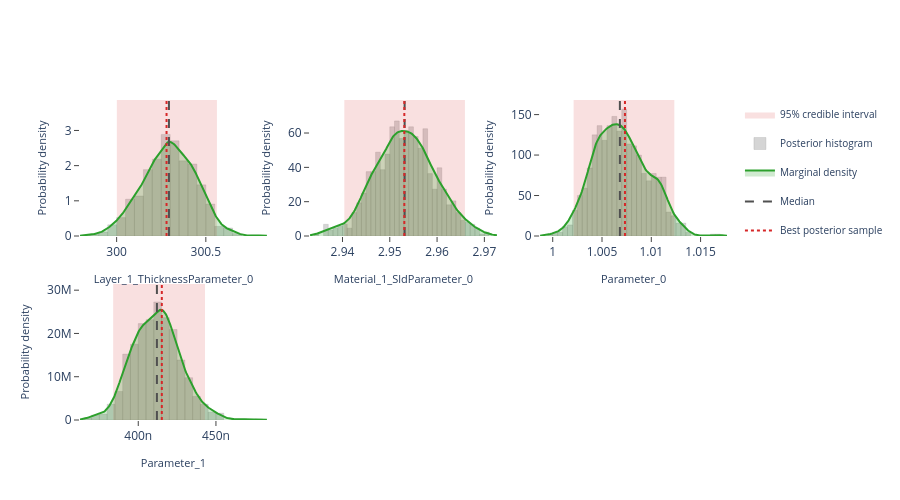

The notebook cell saved with this chart:
### Markdown cell above
## Interactive posterior plots

The next three cells render the same Plotly figures that are shown on the
Bayesian Posterior tab of the EasyReflectometryApp:

* **Marginals** — per-parameter distribution: histogram + smooth KDE marginal,
  shaded 95% credible interval, and median / best-sample lines
  (`plot_distribution` or `posterior.distribution()`)
* **Corner plot** — pairwise marginals + 2-D contours + scatter (`plot_corner`)
* **Traces** — per-chain trace + marginal histogram (`plot_trace`)

The standalone helpers are called with ``return_figure=True`` so they return a
Plotly ``Figure`` that we render in the notebook with ``fig.show()``; the
``PosteriorResults`` methods return the figure directly.

### Code cell
# ---- Marginal posterior distributions ---------------------------------------
# One panel per free parameter, each overlaying the posterior histogram, a
# smooth Gaussian-KDE marginal, the shaded 95% credible interval, and the
# median / best-sample reference lines.  Mirrors the "Marginals" sub-tab in
# the EasyReflectometryApp.

# The PosteriorResults method passes ``logp`` through automatically so the
# best posterior sample (MAP) line is drawn:
fig = posterior.distribution()
fig.show()

# Standalone equivalent (pass ``logp`` to get the best-sample line):
# fig = plot_distribution(
#     posterior.draws,
#     posterior.param_names,
#     logp=posterior.logp,
#     return_figure=True,
# )
# fig.show()

### Figure 1 — Plotly figure (JSON) as saved in the notebook; plotly's stock layout.template omitted (floating-point values rounded to 4 significant figures; data arrays with more than 128 entries replaced by an {"elided": "..."} marker saying what was removed)
{"data": [{"fill": "toself", "fillcolor": "rgba(214, 39, 40, 0.14)", "hoverinfo": "skip", "legendgroup": "95% credible interval", "line": {"color": "rgba(214, 39, 40, 0.14)", "width": 0}, "mode": "lines", "name": "95% credible interval", "showlegend": true, "type": "scatter", "x": [300.0, 300.6, 300.6, 300.0, 300.0], "xaxis": "x", "y": [0.0, 0.0, 3.866, 3.866, 0.0], "yaxis": "y"}, {"histnorm": "probability density", "hovertemplate": "sample=%{x:.4f}<br>density: %{y:.2f}<extra></extra>", "legendgroup": "histogram", "marker": {"color": "rgba(120, 120, 120, 0.38)", "line": {"color": "rgba(120, 120, 120, 0.24)", "width": 1}}, "name": "Posterior histogram", "nbinsx": 40, "opacity": 0.82, "showlegend": true, "type": "histogram", "x": {"elided": "880 float values"}, "xaxis": "x", "yaxis": "y"}, {"fill": "tozeroy", "fillcolor": "rgba(44, 160, 44, 0.22)", "hovertemplate": "Layer_1_ThicknessParameter_0: %{x:.4f}<br>density: %{y:.4f}<extra></extra>", "legendgroup": "marginal", "line": {"color": "rgb(44, 160, 44)", "width": 2}, "mode": "lines", "name": "Marginal density", "showlegend": true, "type": "scatter", "x": {"elided": "256 float values"}, "xaxis": "x", "y": {"elided": "256 float values"}, "yaxis": "y"}, {"hovertemplate": "Median: %{x:.4f}<extra></extra>", "legendgroup": "Median", "line": {"color": "rgb(80, 80, 80)", "dash": "dash", "width": 2}, "mode": "lines", "name": "Median", "showlegend": true, "type": "scatter", "x": [300.3, 300.3], "xaxis": "x", "y": [0.0, 3.866], "yaxis": "y"}, {"hovertemplate": "Best posterior sample: %{x:.4f}<extra></extra>", "legendgroup": "Best posterior sample", "line": {"color": "rgb(214, 39, 40)", "dash": "dot", "width": 2}, "mode": "lines", "name": "Best posterior sample", "showlegend": true, "type": "scatter", "x": [300.3, 300.3], "xaxis": "x", "y": [0.0, 3.866], "yaxis": "y"}, {"fill": "toself", "fillcolor": "rgba(214, 39, 40, 0.14)", "hoverinfo": "skip", "legendgroup": "95% credible interval", "line": {"color": "rgba(214, 39, 40, 0.14)", "width": 0}, "mode": "lines", "name": "95% credible interval", "showlegend": false, "type": "scatter", "x": [2.94, 2.966, 2.966, 2.94, 2.94], "xaxis": "x2", "y": [0.0, 0.0, 79.25, 79.25, 0.0], "yaxis": "y2"}, {"histnorm": "probability density", "hovertemplate": "sample=%{x:.4f}<br>density: %{y:.2f}<extra></extra>", "legendgroup": "histogram", "marker": {"color": "rgba(120, 120, 120, 0.38)", "line": {"color": "rgba(120, 120, 120, 0.24)", "width": 1}}, "name": "Posterior histogram", "nbinsx": 40, "opacity": 0.82, "showlegend": false, "type": "histogram", "x": {"elided": "880 float values"}, "xaxis": "x2", "yaxis": "y2"}, {"fill": "tozeroy", "fillcolor": "rgba(44, 160, 44, 0.22)", "hovertemplate": "Material_1_SldParameter_0: %{x:.4f}<br>density: %{y:.4f}<extra></extra>", "legendgroup": "marginal", "line": {"color": "rgb(44, 160, 44)", "width": 2}, "mode": "lines", "name": "Marginal density", "showlegend": false, "type": "scatter", "x": {"elided": "256 float values"}, "xaxis": "x2", "y": {"elided": "256 float values"}, "yaxis": "y2"}, {"hovertemplate": "Median: %{x:.4f}<extra></extra>", "legendgroup": "Median", "line": {"color": "rgb(80, 80, 80)", "dash": "dash", "width": 2}, "mode": "lines", "name": "Median", "showlegend": false, "type": "scatter", "x": [2.953, 2.953], "xaxis": "x2", "y": [0.0, 79.25], "yaxis": "y2"}, {"hovertemplate": "Best posterior sample: %{x:.4f}<extra></extra>", "legendgroup": "Best posterior sample", "line": {"color": "rgb(214, 39, 40)", "dash": "dot", "width": 2}, "mode": "lines", "name": "Best posterior sample", "showlegend": false, "type": "scatter", "x": [2.953, 2.953], "xaxis": "x2", "y": [0.0, 79.25], "yaxis": "y2"}, {"fill": "toself", "fillcolor": "rgba(214, 39, 40, 0.14)", "hoverinfo": "skip", "legendgroup": "95% credible interval", "line": {"color": "rgba(214, 39, 40, 0.14)", "width": 0}, "mode": "lines", "name": "95% credible interval", "showlegend": false, "type": "scatter", "x": [1.002, 1.012, 1.012, 1.002, 1.002], "xaxis": "x3", "y": [0.0, 0.0, 168.0, 168.0, 0.0], "yaxis": "y3"}, {"histnorm": "probability density", "hovertemplate": "sample=%{x:.4f}<br>density: %{y:.2f}<extra></extra>", "legendgroup": "histogram", "marker": {"color": "rgba(120, 120, 120, 0.38)", "line": {"color": "rgba(120, 120, 120, 0.24)", "width": 1}}, "name": "Posterior histogram", "nbinsx": 40, "opacity": 0.82, "showlegend": false, "type": "histogram", "x": {"elided": "880 float values"}, "xaxis": "x3", "yaxis": "y3"}, {"fill": "tozeroy", "fillcolor": "rgba(44, 160, 44, 0.22)", "hovertemplate": "Parameter_0: %{x:.4f}<br>density: %{y:.4f}<extra></extra>", "legendgroup": "marginal", "line": {"color": "rgb(44, 160, 44)", "width": 2}, "mode": "lines", "name": "Marginal density", "showlegend": false, "type": "scatter", "x": {"elided": "256 float values"}, "xaxis": "x3", "y": {"elided": "256 float values"}, "yaxis": "y3"}, {"hovertemplate": "Median: %{x:.4f}<extra></extra>", "legendgroup": "Median", "line": {"color": "rgb(80, 80, 80)", "dash": "dash", "width": 2}, "mode": "lines", "name": "Median", "showlegend": false, "type": "scatter", "x": [1.007, 1.007], "xaxis": "x3", "y": [0.0, 168.0], "yaxis": "y3"}, {"hovertemplate": "Best posterior sample: %{x:.4f}<extra></extra>", "legendgroup": "Best posterior sample", "line": {"color": "rgb(214, 39, 40)", "dash": "dot", "width": 2}, "mode": "lines", "name": "Best posterior sample", "showlegend": false, "type": "scatter", "x": [1.007, 1.007], "xaxis": "x3", "y": [0.0, 168.0], "yaxis": "y3"}, {"fill": "toself", "fillcolor": "rgba(214, 39, 40, 0.14)", "hoverinfo": "skip", "legendgroup": "95% credible interval", "line": {"color": "rgba(214, 39, 40, 0.14)", "width": 0}, "mode": "lines", "name": "95% credible interval", "showlegend": false, "type": "scatter", "x": [3.839e-07, 4.43e-07, 4.43e-07, 3.839e-07, 3.839e-07], "xaxis": "x4", "y": [0.0, 0.0, 31430000.0, 31430000.0, 0.0], "yaxis": "y4"}, {"histnorm": "probability density", "hovertemplate": "sample=%{x:.4f}<br>density: %{y:.2f}<extra></extra>", "legendgroup": "histogram", "marker": {"color": "rgba(120, 120, 120, 0.38)", "line": {"color": "rgba(120, 120, 120, 0.24)", "width": 1}}, "name": "Posterior histogram", "nbinsx": 40, "opacity": 0.82, "showlegend": false, "type": "histogram", "x": {"elided": "880 float values"}, "xaxis": "x4", "yaxis": "y4"}, {"fill": "tozeroy", "fillcolor": "rgba(44, 160, 44, 0.22)", "hovertemplate": "Parameter_1: %{x:.4f}<br>density: %{y:.4f}<extra></extra>", "legendgroup": "marginal", "line": {"color": "rgb(44, 160, 44)", "width": 2}, "mode": "lines", "name": "Marginal density", "showlegend": false, "type": "scatter", "x": {"elided": "256 float values"}, "xaxis": "x4", "y": {"elided": "256 float values"}, "yaxis": "y4"}, {"hovertemplate": "Median: %{x:.4f}<extra></extra>", "legendgroup": "Median", "line": {"color": "rgb(80, 80, 80)", "dash": "dash", "width": 2}, "mode": "lines", "name": "Median", "showlegend": false, "type": "scatter", "x": [4.12e-07, 4.12e-07], "xaxis": "x4", "y": [0.0, 31430000.0], "yaxis": "y4"}, {"hovertemplate": "Best posterior sample: %{x:.4f}<extra></extra>", "legendgroup": "Best posterior sample", "line": {"color": "rgb(214, 39, 40)", "dash": "dot", "width": 2}, "mode": "lines", "name": "Best posterior sample", "showlegend": false, "type": "scatter", "x": [4.152e-07, 4.152e-07], "xaxis": "x4", "y": [0.0, 31430000.0], "yaxis": "y4"}], "layout": {"barmode": "overlay", "height": 500, "legend": {"font": {"size": 10}}, "plot_bgcolor": "white", "showlegend": true, "xaxis": {"anchor": "y", "domain": [0.0, 0.2889], "range": [299.8, 300.8], "showgrid": false, "ticks": "outside", "title": {"font": {"size": 11}, "text": "Layer_1_ThicknessParameter_0"}, "zeroline": false}, "xaxis2": {"anchor": "y2", "domain": [0.3556, 0.6444], "range": [2.933, 2.973], "showgrid": false, "ticks": "outside", "title": {"font": {"size": 11}, "text": "Material_1_SldParameter_0"}, "zeroline": false}, "xaxis3": {"anchor": "y3", "domain": [0.7111, 1.0], "range": [0.9987, 1.018], "showgrid": false, "ticks": "outside", "title": {"font": {"size": 11}, "text": "Parameter_0"}, "zeroline": false}, "xaxis4": {"anchor": "y4", "domain": [0.0, 0.2889], "range": [3.625e-07, 4.828e-07], "showgrid": false, "ticks": "outside", "title": {"font": {"size": 11}, "text": "Parameter_1"}, "zeroline": false}, "xaxis5": {"anchor": "y5", "domain": [0.3556, 0.6444], "showgrid": false, "ticks": "outside", "zeroline": false}, "xaxis6": {"anchor": "y6", "domain": [0.7111, 1.0], "showgrid": false, "ticks": "outside", "zeroline": false}, "yaxis": {"anchor": "x", "domain": [0.575, 1.0], "range": [0.0, 3.866], "showgrid": false, "ticks": "outside", "title": {"font": {"size": 11}, "text": "Probability density"}, "zeroline": false}, "yaxis2": {"anchor": "x2", "domain": [0.575, 1.0], "range": [0.0, 79.25], "showgrid": false, "ticks": "outside", "title": {"font": {"size": 11}, "text": "Probability density"}, "zeroline": false}, "yaxis3": {"anchor": "x3", "domain": [0.575, 1.0], "range": [0.0, 168.0], "showgrid": false, "ticks": "outside", "title": {"font": {"size": 11}, "text": "Probability density"}, "zeroline": false}, "yaxis4": {"anchor": "x4", "domain": [0.0, 0.425], "range": [0.0, 31430000.0], "showgrid": false, "ticks": "outside", "title": {"font": {"size": 11}, "text": "Probability density"}, "zeroline": false}, "yaxis5": {"anchor": "x5", "domain": [0.0, 0.425], "showgrid": false, "ticks": "outside", "zeroline": false}, "yaxis6": {"anchor": "x6", "domain": [0.0, 0.425], "showgrid": false, "ticks": "outside", "zeroline": false}}}
